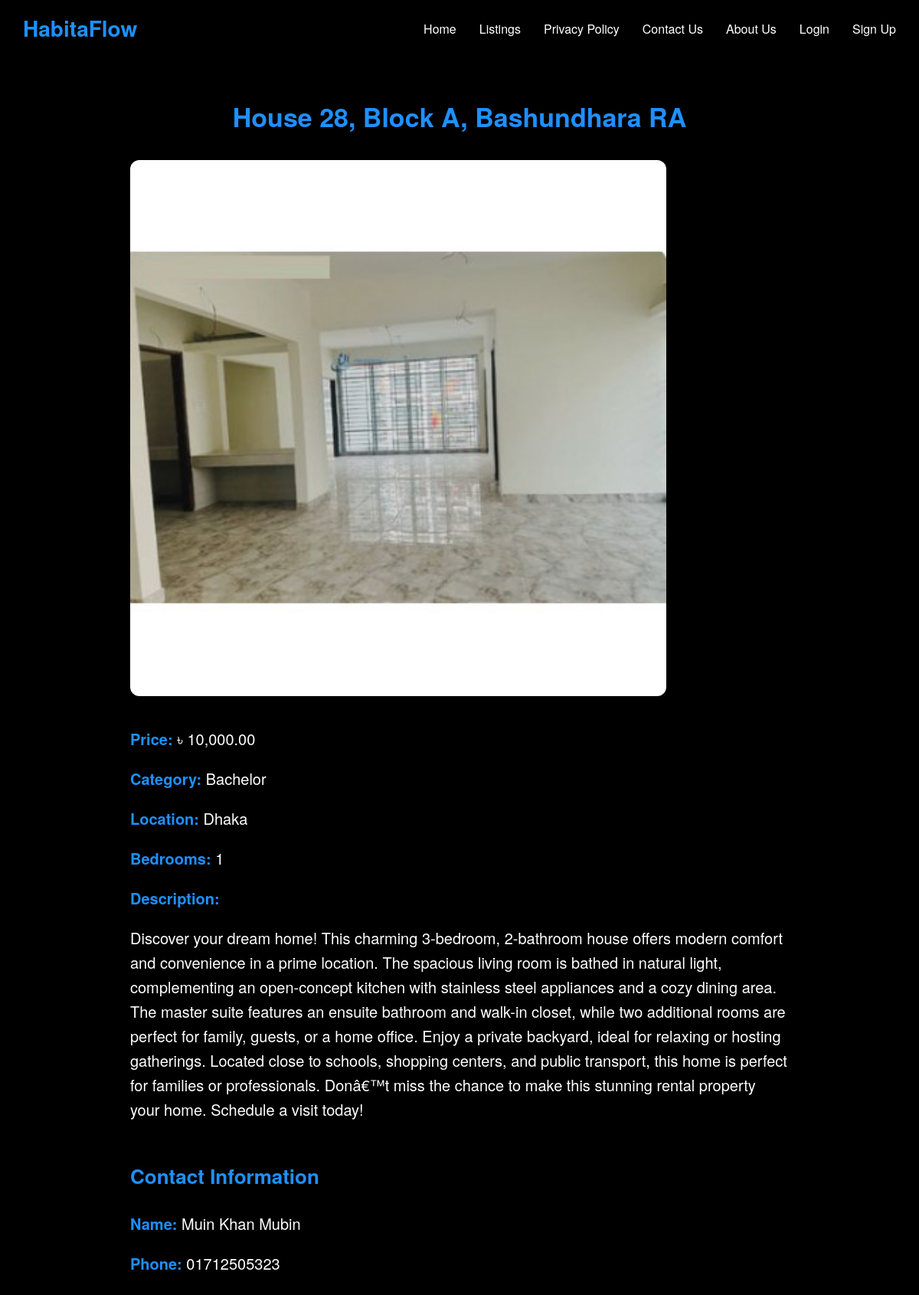
Page /listing_details.php?listing_id=20 on the committed database.
### tables this page shows
CREATE TABLE `Listings` (
  `listing_id` int(11) NOT NULL,
  `user_id` int(11) NOT NULL,
  `title` varchar(255) NOT NULL,
  `description` text NOT NULL,
  `price` decimal(10,2) NOT NULL,
  `category` varchar(50) NOT NULL,
  `location` varchar(255) NOT NULL,
  `bedrooms` int(11) NOT NULL,
  `date_posted` timestamp NOT NULL DEFAULT current_timestamp()
);

CREATE TABLE `Users` (
  `user_id` int(11) NOT NULL,
  `full_name` varchar(255) NOT NULL,
  `username` varchar(255) NOT NULL,
  `password` varchar(255) NOT NULL,
  `phone` varchar(11) NOT NULL,
  `nid` varchar(10) NOT NULL,
  `date_of_birth` date NOT NULL,
  `photo` varchar(255) NOT NULL,
  `date_joined` timestamp NOT NULL DEFAULT current_timestamp()
);

### listing_details.php (the view, shortened to what this page needs)
<?php
include 'php/db_connection.php';
if (isset($_GET['listing_id'])) {
    $listing_id = $_GET['listing_id'];
    $stmt = $conn->prepare("SELECT L.*, U.full_name, U.phone, GROUP_CONCAT(LP.photo_path) AS photos
                            FROM Listings L
                            JOIN Users U ON L.user_id = U.user_id
                            LEFT JOIN ListingPhotos LP ON L.listing_id = LP.listing_id
                            WHERE L.listing_id = ?
                            GROUP BY L.listing_id");
    $stmt->bind_param("i", $listing_id);
    $stmt->execute();
    $result = $stmt->get_result();
    if ($result->num_rows === 1) {
        $listing = $result->fetch_assoc();
        $photos = explode(',', $listing['photos']);
    } else {
        echo "Listing not found.";
        exit();
    }
} else {
    echo "Invalid request.";
    exit();
}
?>
<!DOCTYPE html>
<html lang="en">
<head>
    <link rel="stylesheet" href="css/listing_details.css">
</head>
<body>
    <nav>
        <div class="logo">
            <a href="index.php" class="main-logo">HabitaFlow</a>
        </div>
        <ul>
            <li><a href="index.php">Home</a></li>
            <li><a href="listing.php">Listings</a></li>
            <li><a href="privacy.php">Privacy Policy</a></li>
            <li><a href="contact.php">Contact Us</a></li>
            <li><a href="about.php">About Us</a></li>
            <?php if (isset($_SESSION['user_id'])) { ?>
                <li><a href="dashboard.php">Dashboard</a></li>
                <li><a href="php/logout.php">Logout</a></li>
            <?php } else { ?>
                <li><a href="login.php">Login</a></li>
                <li><a href="signup.php">Sign Up</a></li>
            <?php } ?>
        </ul>
    </nav>
    <div class="listing-details">
        <h1><?php echo htmlspecialchars($listing['title']); ?></h1>
        <div class="gallery">
            <?php foreach ($photos as $photo) { ?>
                <img src="<?php echo $photo; ?>" alt="Listing Photo">
            <?php } ?>
        </div>
        <p><strong>Price:</strong> ৳ <?php echo number_format($listing['price'], 2); ?></p>
        <p><strong>Category:</strong> <?php echo ucfirst($listing['category']); ?></p>
        <p><strong>Location:</strong> <?php echo htmlspecialchars($listing['location']); ?></p>
        <p><strong>Bedrooms:</strong> <?php echo $listing['bedrooms']; ?></p>
        <p><strong>Description:</strong></p>
        <p><?php echo nl2br(htmlspecialchars($listing['description'])); ?></p>
        <h2>Contact Information</h2>
        <p><strong>Name:</strong> <?php echo htmlspecialchars($listing['full_name']); ?></p>
        <p><strong>Phone:</strong> <?php echo htmlspecialchars($listing['phone']); ?></p>
    </div>
</body>
</html>

### css/listing_details.css (style rules this page uses)
:root { --primary-color: #000000; --secondary-color: #2C2C2C; --accent-color-1: #1E90FF; --accent-color-2: #FFFFFF; --highlight-color: #C0C0C0; --text-color: var(--accent-color-2); --background-color: var(--primary-color); --font-family: 'Helvetica Neue', Arial, sans-serif; }
* { box-sizing: border-box; margin: 0; padding: 0; }
body { font-family: var(--font-family); color: var(--text-color); background-color: var(--background-color); line-height: 1.6; }
nav { background-color: var(--primary-color); padding: 15px 30px; display: flex; align-items: center; }
nav .logo { margin-right: auto; }
nav .logo .main-logo { font-size: 28px; font-weight: bold; color: var(--accent-color-1); text-decoration: none; font-family: var(--font-family); transition: color 0.3s; }
nav .logo { display: flex; align-items: center; }
nav ul { list-style: none; display: flex; align-items: center; margin-left: auto; }
nav ul li { margin-left: 30px; }
nav ul li a { text-decoration: none; color: var(--text-color); font-weight: 500; font-family: var(--font-family); transition: color 0.3s; }
.listing-details { max-width: 900px; margin: 50px auto; padding: 0 20px; }
.listing-details h1 { font-size: 34px; margin-bottom: 30px; color: var(--accent-color-1); text-align: center; }
.listing-details .gallery { display: flex; overflow-x: auto; margin-bottom: 40px; }
.listing-details .gallery img { width: 100%; max-width: 700px; margin-right: 20px; border-radius: 12px; object-fit: cover; }
.listing-details p { font-size: 20px; margin-bottom: 20px; }
.listing-details p strong { color: var(--accent-color-1); }
.listing-details h2 { font-size: 26px; margin-top: 50px; margin-bottom: 25px; color: var(--accent-color-1); }

### rows in the picture
listings: title "House 28, Block A, Bashundhara RA", price "10,000.00", category "Bachelor", location "Dhaka", bedrooms "1", description "Discover your dream home! This charming 3-bedroom, 2-bathroom house offers modern comfort and convenience in a prime location. The spacious living room is bathed in natural light, complementing an open-concept kitchen with stainless steel appliances and a cozy dining area. The master suite features an ensuite bathroom and walk-in closet, while two additional rooms are perfect for family, guests, or a home office. Enjoy a private backyard, ideal for relaxing or hosting gatherings. Located close to schools, shopping centers, and public transport, this home is perfect for families or professionals. Donâ€™t miss the chance to make this stunning rental property your home. Schedule a visit today!", user.full_name "Muin Khan Mubin", user.phone "01712505323"
